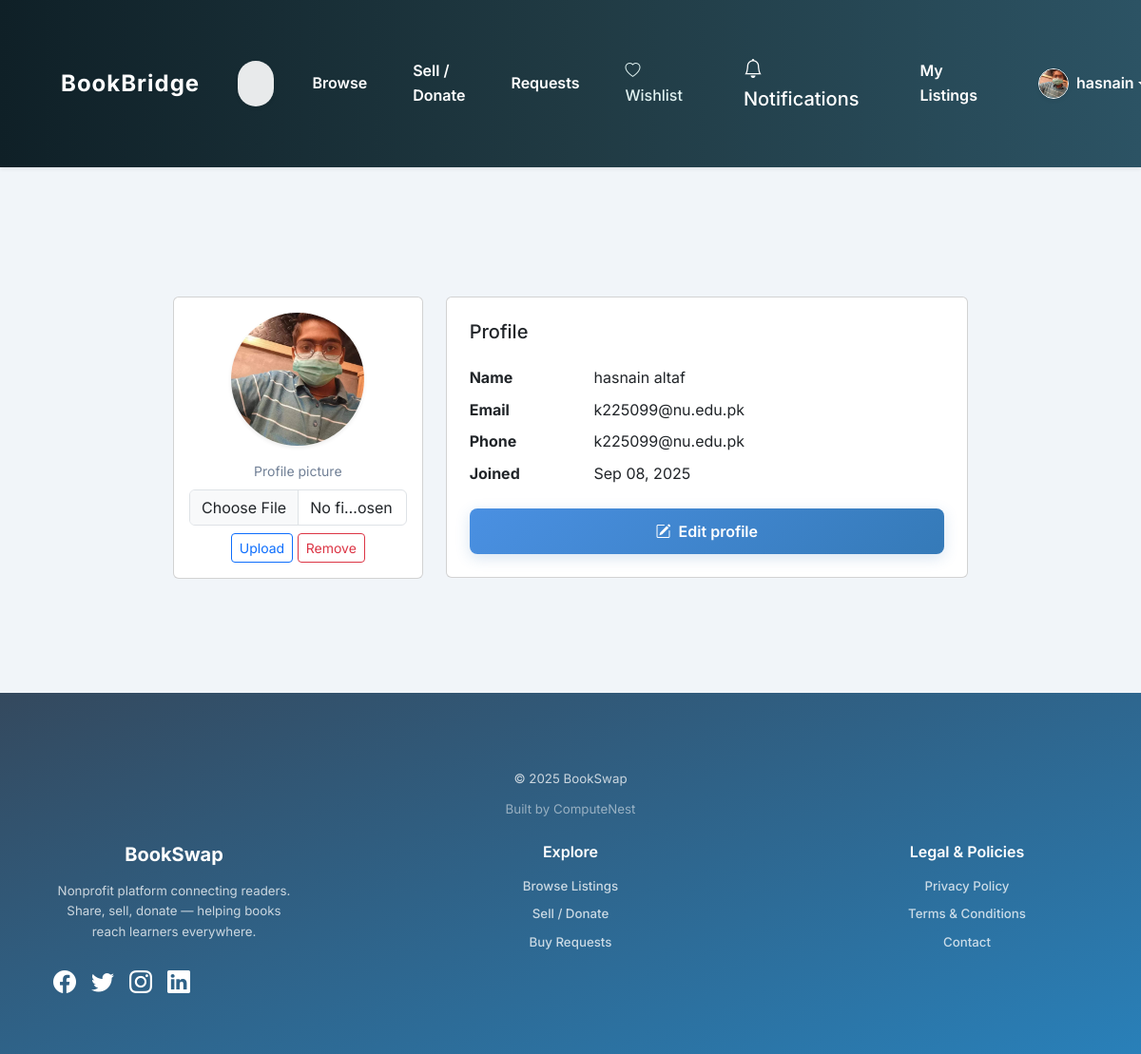
Page /account/profile (signed in) on the committed database.
### app/models.py (models this page shows, shortened)
class User(db.Model, UserMixin):
    id = db.Column(db.Integer, primary_key=True)
    name = db.Column(db.String(140), nullable=False)
    email = db.Column(db.String(140), unique=True, nullable=False, index=True)
    phone = db.Column(db.String(32), nullable=False)
    password_hash = db.Column(db.String(256), nullable=False)
    created_at = db.Column(db.DateTime, default=datetime.utcnow)
    avatar_file = db.Column(db.String(200), default=None)
    listings = db.relationship("Book", backref="owner", lazy="dynamic", cascade="all,delete")
    reviews = db.relationship("Review", backref="author", lazy="dynamic", cascade="all,delete")
    wishlist = db.relationship("Wishlist", backref="user", lazy="dynamic", cascade="all,delete")
    donations = db.relationship("Donation", backref="donor", lazy="dynamic", cascade="all,delete")

### app/account/routes.py (the view)
@bp.route("/profile")
@login_required
def profile():
    return render_template("account/profile.html")

### app/models.py (called while the page is built)
@login_manager.user_loader
def load_user(user_id):
    return User.query.get(int(user_id))

### app/templates/account/profile.html
{% extends 'base.html' %}
{% block content %}
<div class="container py-5" style="max-width:900px">
  <div class="row g-4">
    <div class="col-md-4">
      <div class="card p-3 text-center">
        <div class="mb-3">
          {% set avatar = current_user.avatar_file %}
          <img src="{{ url_for('static', filename='avatars/' ~ avatar) if avatar else url_for('static', filename='img/avatar-placeholder.png') }}"
               class="rounded-circle shadow-sm" width="140" height="140" alt="Avatar">
        </div>
        <div class="small text-muted">Profile picture</div>
        <form method="post" action="{{ url_for('account.upload_avatar') }}" enctype="multipart/form-data" class="mt-2">
          <input class="form-control" type="file" name="avatar" accept=".jpg,.jpeg,.png,.gif">
          <button class="btn btn-outline-primary btn-sm mt-2">Upload</button>
          {% if current_user.avatar_file %}
            <a href="{{ url_for('account.remove_avatar') }}" class="btn btn-outline-danger btn-sm mt-2">Remove</a>
          {% endif %}
        </form>
      </div>
    </div>
    <div class="col-md-8">
      <div class="card p-4">
        <h5>Profile</h5>
        <dl class="row mt-3 mb-0">
          <dt class="col-sm-3">Name</dt><dd class="col-sm-9">{{ current_user.name }}</dd>
          <dt class="col-sm-3">Email</dt><dd class="col-sm-9">{{ current_user.email }}</dd>
          <dt class="col-sm-3">Phone</dt><dd class="col-sm-9">{{ current_user.phone }}</dd>
          <dt class="col-sm-3">Joined</dt><dd class="col-sm-9">{{ current_user.created_at.strftime('%b %d, %Y') }}</dd>
        </dl>
        <a class="btn btn-primary mt-3" href="{{ url_for('account.edit_profile') }}"><i class="bi bi-pencil-square me-2"></i>Edit profile</a>
      </div>
    </div>
  </div>
</div>
{% endblock %}

### app/templates/navbar.html (shortened to what this page needs)
<nav class="navbar navbar-expand-lg sticky-top shadow-sm bg-gradient-navbar py-3">
  <div class="container">
    <a class="navbar-brand fw-bold fs-4 text-white" href="{{ url_for('main.index') }}">
      BookBridge
    </a>
    <div class="collapse navbar-collapse" id="navMain">
      <form class="d-flex ms-lg-4 my-2 my-lg-0 w-100 w-lg-auto" role="search" action="{{ url_for('books.browse') }}">
        <input class="form-control rounded-pill border-0 shadow-sm"
               type="search"
               name="q"
               placeholder="Search books..."
               aria-label="Search"
               value="{{ request.args.get('q','') }}">
      </form>
      <ul class="navbar-nav ms-auto align-items-lg-center">
        <li class="nav-item"><a class="nav-link text-white fw-semibold" href="{{ url_for('books.browse') }}">Browse</a></li>
        <li class="nav-item"><a class="nav-link text-white fw-semibold" href="{{ url_for('books.create_book') }}">Sell / Donate</a></li>
        <li class="nav-item"><a class="nav-link text-white fw-semibold" href="{{ url_for('books.buy_requests') }}">Requests</a></li>
        {% if current_user.is_authenticated %}
          <li class="nav-item">
  <a class="nav-link" href="{{ url_for('account.wishlist') }}">
    <i class="bi bi-heart"></i> Wishlist
  </a>
</li>
          <li class="nav-item ms-lg-3 position-relative">
            <a class="nav-link text-white fs-5" href="{{ url_for('account.notifications') }}" title="Notifications">
              <i class="bi bi-bell"></i> Notifications
            </a>
          </li>
          <li class="nav-item ms-lg-3">
            <a class="nav-link text-white fw-semibold" href="{{ url_for('account.my_listings') }}">My Listings</a>
          </li>
          <li class="nav-item dropdown ms-lg-3">
            <a class="nav-link dropdown-toggle d-flex align-items-center text-white" href="#" role="button" data-bs-toggle="dropdown">
              {% set avatar = current_user.avatar_file %}
              <img src="{{ url_for('static', filename='avatars/' ~ avatar) if avatar else url_for('static', filename='img/avatar-placeholder.png') }}"
                   class="rounded-circle me-2 border border-white shadow-sm" alt="Avatar" width="32" height="32">
              <span class="fw-semibold">{{ current_user.name.split(' ')[0] }}</span>
            </a>
          </li>
        {% else %}
          <li class="nav-item ms-lg-2"><a class="btn btn-outline-light btn-sm rounded-pill" href="{{ url_for('auth.login') }}">Login</a></li>
          <li class="nav-item ms-lg-2"><a class="btn btn-outline-light btn-sm rounded-pill" href="{{ url_for('auth.signup') }}">Sign Up</a></li>
        {% endif %}
      </ul>
    </div>
  </div>
</nav>

### app/static/css/style.css (style rules this page uses)
* { box-sizing: border-box; margin: 0; padding: 0; }
body { background-color: #f4f4f7; color: #222; font-family: 'Inter', 'Poppins', sans-serif; line-height: 1.6; min-height: 100vh; font-size: 16px; transition: background-color 0.3s ease; }
.container { max-width: 1440px; margin: 0 auto; padding: 2rem; }
.navbar { background: linear-gradient(90deg, #0f2027, #203a43, #2c5364); box-shadow: 0 4px 10px rgba(0, 0, 0, 0.05); padding: 1rem 2rem; display: flex; align-items: center; justify-content: space-between; position: sticky; top: 0; z-index: 999; }
.navbar .navbar-brand { font-weight: 700; font-size: 1.75rem; color: #ffffff; letter-spacing: 1px; transition: color 0.3s ease; }
.navbar .nav-link { color: #e0f2f1; margin-left: 2rem; font-weight: 500; transition: all 0.2s ease; }
.navbar input.form-control { background-color: rgba(255, 255, 255, 0.9); border: 1px solid #cbd5e1; border-radius: 8px; padding: 0.75rem 1.2rem; transition: box-shadow 0.3s ease, border-color 0.3s ease; }
.btn-primary { background: linear-gradient(135deg, #4a90e2, #357ab8); border: none; color: #fff; font-weight: 600; padding: 0.75rem 1.5rem; border-radius: 8px; box-shadow: 0 4px 15px rgba(53, 122, 184, 0.2); cursor: pointer; transition: all 0.2s ease; }
img { max-width: 100%; border-radius: 12px; object-fit: cover; transition: transform 0.3s ease, filter 0.3s ease; }
input, textarea, select { border-radius: 8px; border: 1px solid #cbd5e1; padding: 0.75rem 1rem; transition: border-color 0.3s, box-shadow 0.3s; }
a { color: #3182ce; text-decoration: none; transition: color 0.3s; }
.text-muted { color: #718096 !important; }
.mt-2 { margin-top: 0.5rem !important; }
.mt-3 { margin-top: 1rem !important; }
.mb-3 { margin-bottom: 1rem !important; }

### app/templates/base.html (style rules this page uses)
body { font-family: 'Inter', system-ui, -apple-system, "Segoe UI", Roboto, "Helvetica Neue", Arial, sans-serif; background-color: #f1f5f9; color: #0f172a; scroll-behavior: smooth; }

### rows in the picture
User: avatar_file (picture), name "hasnain", name "hasnain altaf", email "k225099@nu.edu.pk", phone "k225099@nu.edu.pk", created_at "Sep 08, 2025"
